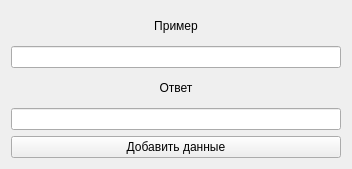
<?xml version="1.0" encoding="UTF-8"?>
<ui version="4.0">
 <class>addrecord</class>
 <widget class="QWidget" name="addrecord">
  <property name="geometry">
   <rect>
    <x>0</x>
    <y>0</y>
    <width>352</width>
    <height>169</height>
   </rect>
  </property>
  <property name="windowTitle">
   <string>Form</string>
  </property>
  <layout class="QGridLayout" name="gridLayout">
   <item row="0" column="0">
    <widget class="QLabel" name="label">
     <property name="text">
      <string>Пример</string>
     </property>
     <property name="alignment">
      <set>Qt::AlignCenter</set>
     </property>
    </widget>
   </item>
   <item row="4" column="0">
    <widget class="QPushButton" name="pushButton">
     <property name="text">
      <string>Добавить данные</string>
     </property>
    </widget>
   </item>
   <item row="3" column="0">
    <widget class="QLineEdit" name="lineEdit_2">
     <property name="alignment">
      <set>Qt::AlignCenter</set>
     </property>
    </widget>
   </item>
   <item row="1" column="0">
    <widget class="QLineEdit" name="lineEdit">
     <property name="alignment">
      <set>Qt::AlignCenter</set>
     </property>
    </widget>
   </item>
   <item row="2" column="0">
    <widget class="QLabel" name="label_2">
     <property name="text">
      <string>Ответ</string>
     </property>
     <property name="alignment">
      <set>Qt::AlignCenter</set>
     </property>
    </widget>
   </item>
  </layout>
 </widget>
 <resources/>
 <connections/>
</ui>
